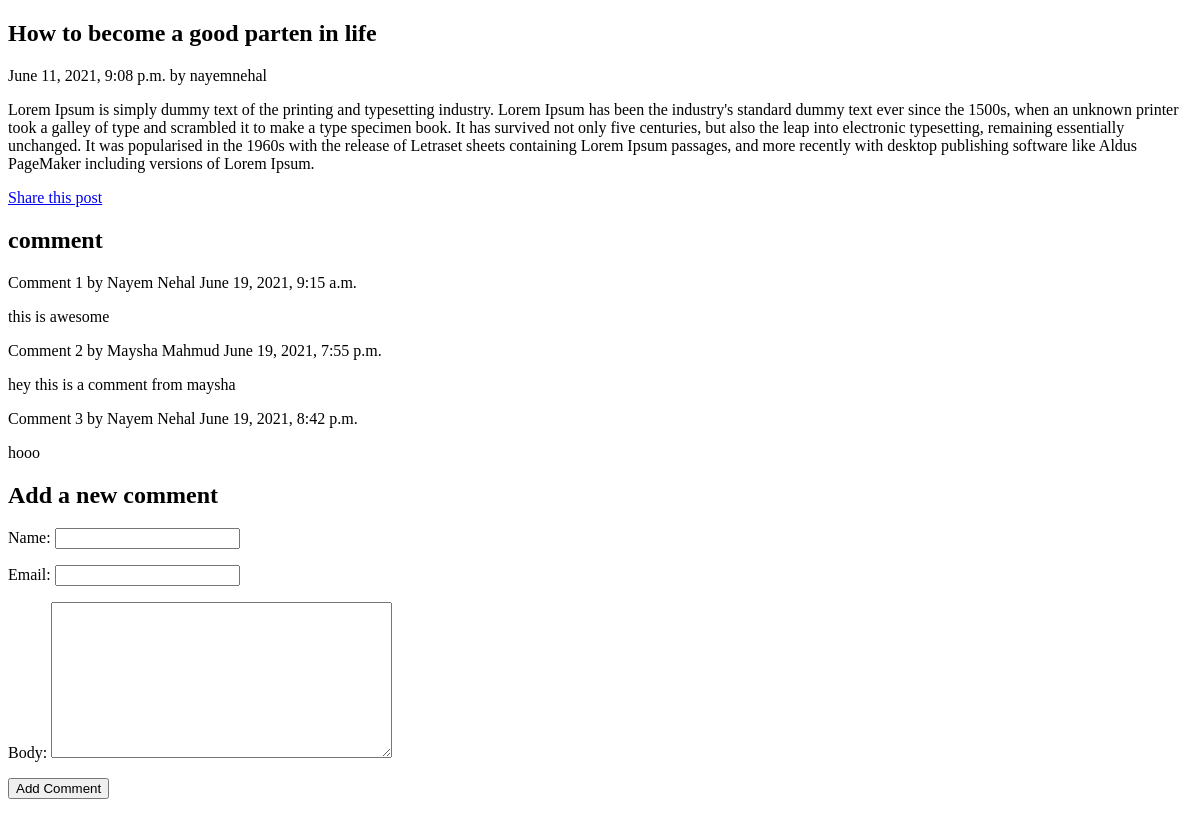
Before: /2/how-to-become-a-good-parten-in-life/ with the older database file.
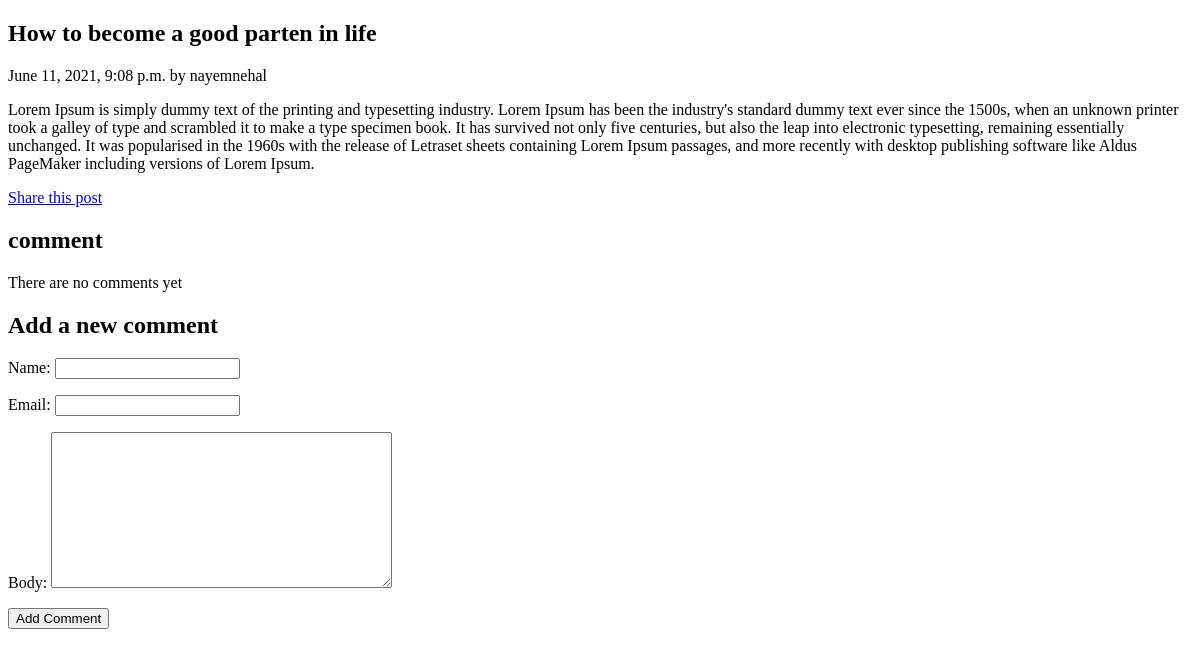
After: the same page with the newer database file.
### blogapp/models.py (models this page shows, shortened)
class Post(models.Model):
    objects = None
    STATUS_CHOICE = (('draft','Draft'),('published','Published'),)
    title = models.CharField(max_length=200)
    slug = models.SlugField(max_length=200, unique_for_date='publish')
    author = models.ForeignKey(User,on_delete=models.CASCADE,related_name='blog_post')
    body = models.TextField()
    publish = models.DateTimeField(default=timezone.now)
    created = models.DateTimeField(auto_now_add=True)
    status = models.CharField(max_length=10,choices=STATUS_CHOICE, default='draft')
    tags = TaggableManager()
    class Meta:
        ordering = ('-publish',)

class Comments(models.Model):
    post = models.ForeignKey(Post, on_delete=models.CASCADE,related_name='comment_here') # this related_name is used in views
    name = models.CharField(max_length=40)
    email = models.EmailField()
    body = models.TextField()
    created = models.DateTimeField(auto_now_add=True)
    updated = models.DateTimeField(auto_now=True)
    active = models.BooleanField(default=True)
    class Meta:
        ordering = ('created',)

### blogapp/views.py (the view)
# urls.py: path('<int:number>/<slug:title>/', views.single_post, name= 'single_post'),
def single_post(request,number,title):
    template = 'single_post.html'
    post = get_object_or_404(Post,slug = title, id = number)
    comment = post.comment_here.filter(active=True) # we got post from the up line and comment_here is taken from related_name of Comments model's post object
    new_comment = None
    if request.method == 'POST':
        comment_form = CommentForm(request.POST)
        if comment_form.is_valid():
            new_comment = comment_form.save(commit=False)
            new_comment.post = post
            new_comment.save()
    else:
        comment_form = CommentForm()
    context = {
        'post':post,
        'comments':comment,
        'new_comment':new_comment,
        'comment_form':comment_form,
    }
    return render(request,template_name=template,context=context)

### blogapp/forms.py
class CommentForm(forms.ModelForm):
    class Meta:
        model = Comments
        fields = ('name','email','body')

### templates/single_post.html (shortened to what this page needs)
<!DOCTYPE html>
<html lang="en">
<head>
</head>
<body>
    <h2>{{post.title}}</h2>
    <p>{{post.publish}} by {{post.author}}</p>
    <p>{{post.body | linebreaks }}</p>
    <p><a href="{% url 'blogapp:post_share' post.id %}"> Share this post </a></p>
  <h2>
       comment
  </h2>
{% for comment in comments %}
    <div class="comment">
        <p class="info">
            Comment {{ forloop.counter }} by {{ comment.name }} {{ comment.created }}
        </p>
        {{ comment.body }}
    </div>
    {% empty %}
    <p>
        There are no comments yet
    </p>
{% endfor %}
{% if new_comment %}
<h2> your comment has been added </h2>
{% else %}
<h2>
     Add a new comment
</h2>
<form method="POST">
 {{ comment_form.as_p }}
    <p> <input type="submit" value="Add Comment"></p>
</form>
{% endif %}
</body>
</html>

Changed rows visible on the page:
removed Comments: name "Nayem Nehal", created "June 19, 2021, 9:15 a.m.", body "this is awesome"
removed Comments: name "Maysha Mahmud", created "June 19, 2021, 7:55 p.m.", body "hey this is a comment from maysha"
removed Comments: name "Nayem Nehal", created "June 19, 2021, 8:42 p.m.", body "hooo"
Other visible differences:
text now shown: "There are no comments yet"
